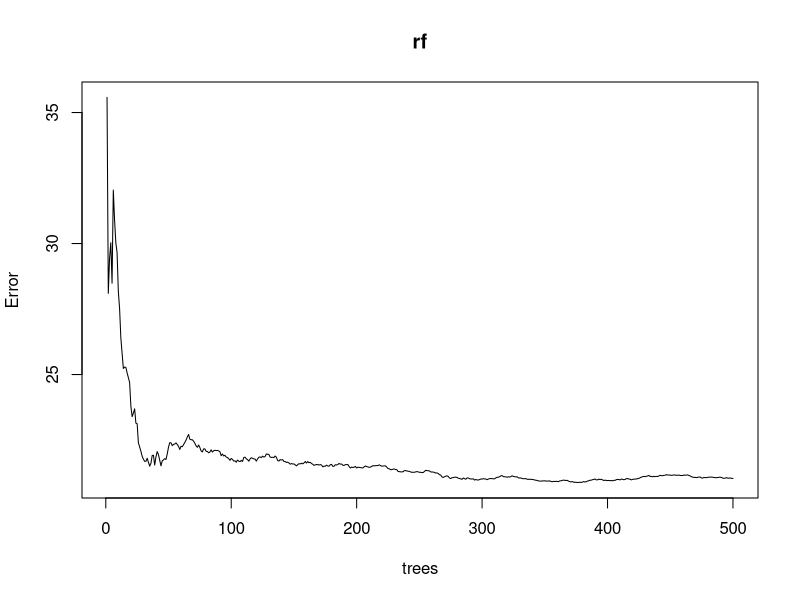
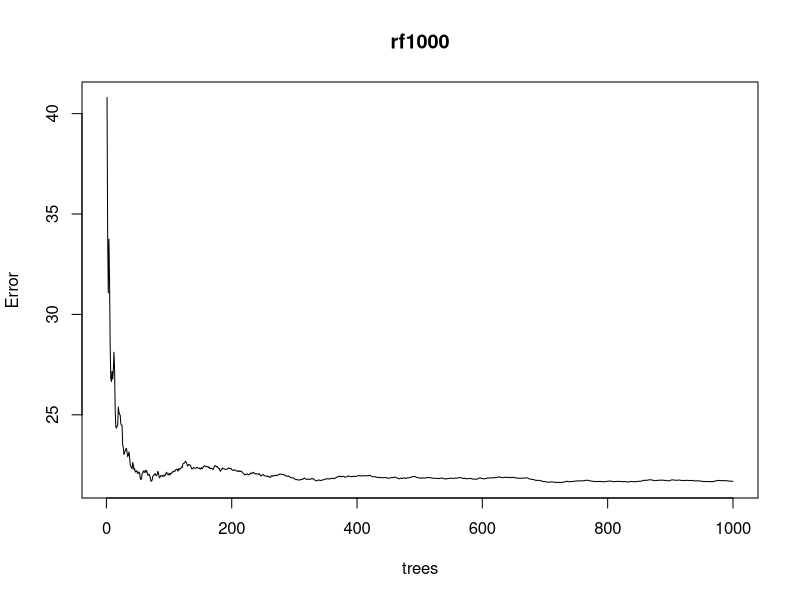
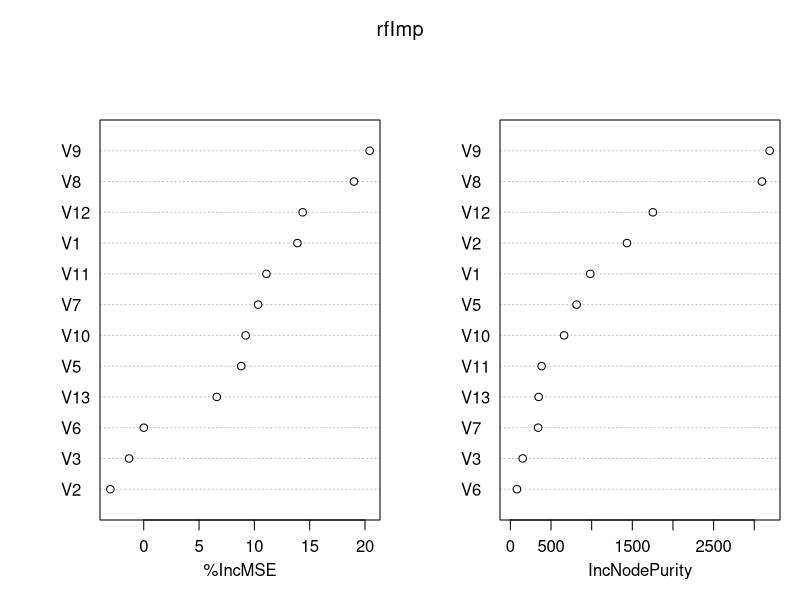
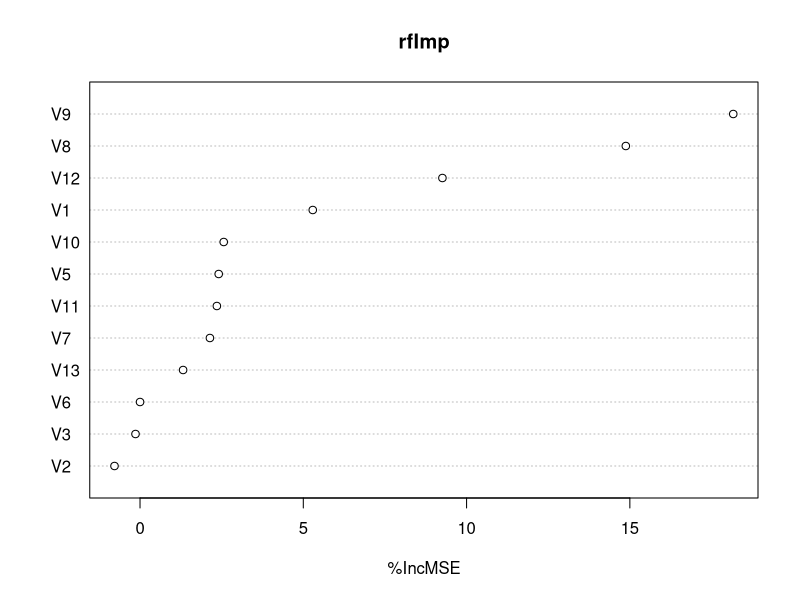
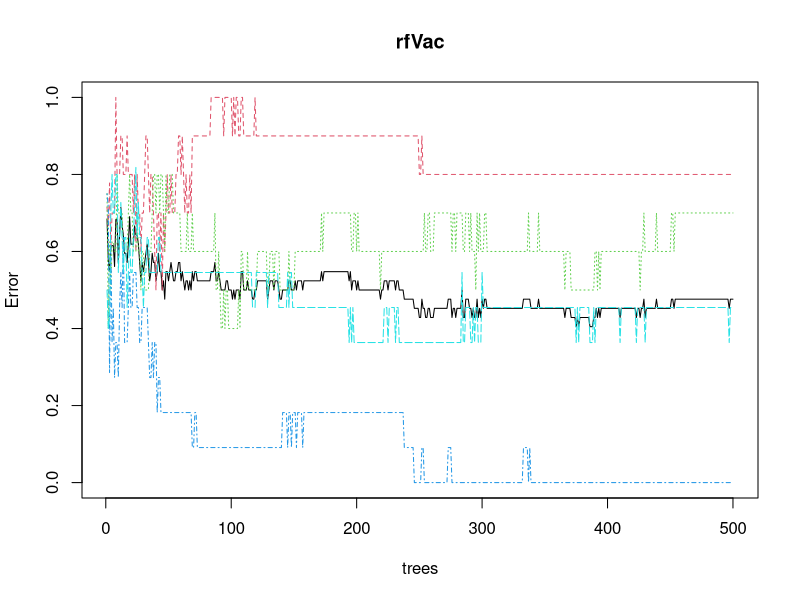
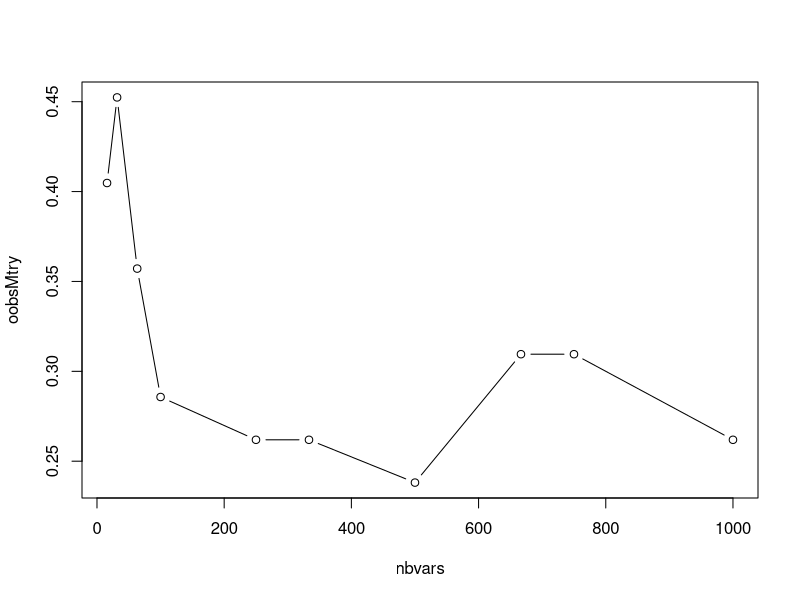
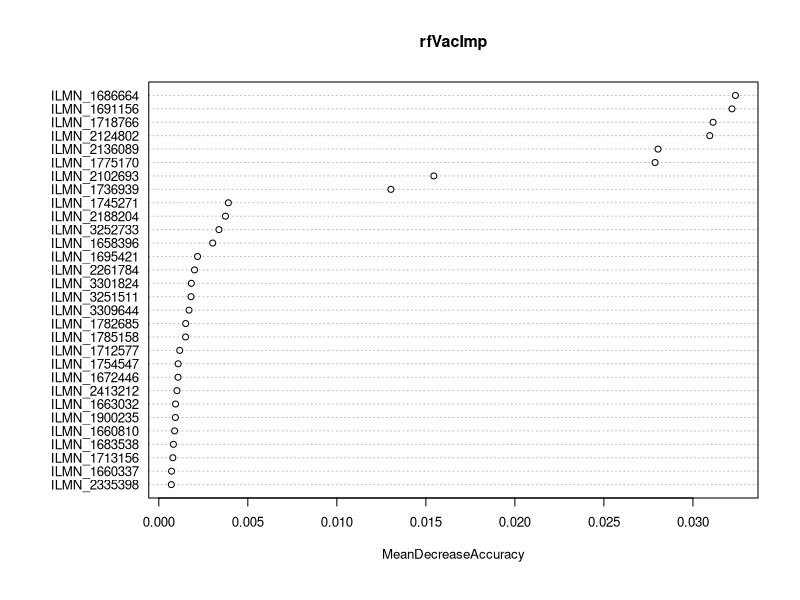

The R script that drew these images, in order:
## ---- chunk 1
data(Ozone, package = "mlbench")
# if the package is not yet installed, execute:
# install.packages("mlbench")
# str() gives the dataset structure
str(Ozone)
## ---- chunk 2
library("randomForest")
## ---- chunk 3
rf <- randomForest(V4 ~ ., data = Ozone, na.action = na.omit)
rf
plot(rf)
## ---- chunk 4
# To simplify subsequent commands, we define xOz and yOz for inputs and outputs:
OzoneComp <- na.omit(Ozone)
xOz <- OzoneComp[-4]
yOz <- OzoneComp$V4
## ---- chunk 5
# The previous plot informs us that a number of trees smaller than
# 250 is too small. Again from the plot, we see that a number of trees
# between 300 and 500 is reasonable. We can try to increase the number
# of trees and see what happens (take car of the computational time for
# this example):

rf1000 <- randomForest(xOz, yOz, ntree = 1000)
plot(rf1000)

# The OOB error is very stable when enough trees are grown, approximately
# 400 for this example. Here, we can keep the default value which is
# appropriate, and in case of large execution times we can look for
# a smaller value.
## ---- chunk 6
bag <- randomForest(xOz, yOz, mtry = ncol(xOz))
bag
## ---- chunk 7
nbvars <- 1:ncol(xOz)
oobsMtry <- sapply(nbvars, function(nbv) {
  RF <- randomForest(xOz, yOz, mtry = nbv)
  return(RF$mse[RF$ntree])})
## ---- chunk 8
# We could stabilize the error estimations by building a few forest per mtry
# value, at the price of an increasing runtime, e.g. by using:
replicate(n = 10, expr = randomForest(xOz, yOz)$mse[500])
## ---- chunk 9
rfImp <- randomForest(xOz, yOz, importance = TRUE)
varImpPlot(rfImp)
## ---- chunk 10
# To only plot the permutation-based varible importance and avoid the scaling
# of the mean decrease in accuracy by its standard deviation, use:
varImpPlot(rfImp, type = 1, scale = FALSE)
## ---- chunk 11
dumbRF <- randomForest(xOz, yOz, replace = FALSE, sampsize = nrow(xOz), mtry = ncol(xOz), ntree = 10, maxnodes = 5)
dumbRF$forest
## ---- chunk 12
# Bootstrap samples are actually not bootstrap samples: draws are made
# without replacement, and the number of observations drawn is fixed
# to the total number of observations in the dataset. So, in this
# case, all trees are built on the full original dataset.
#
# Furthermore, all variables are chosen at each node because mtry = p.
#
# Finally, the forest contains 10 identical trees made of 5 leaves.
## ---- chunk 13
vac18 <- read.csv("vac18.csv", row.names=1, stringsAsFactors = TRUE)
yVac <- vac18$stimulation
xVac <- vac18[-ncol(vac18)]
dim(xVac)
xVac[1:6, 1:6]
str(yVac)
## ---- chunk 14
rfVac <- randomForest(xVac, yVac)
rfVac
plot(rfVac)
# In classification, we get one plain line for the "global" error rate, and
# several other lines which show the per class error rate. Since there is no
# legend on the graph, one depicts which line correspond to each class by
# looking e.g. at the confusion matrix given in the preceding print result.
## ---- chunk 15
p <- ncol(xVac)
nbvars <- c(sqrt(p)/2, sqrt(p), 2*sqrt(p), p/10, p/4, p/3, p/2, 2*p/3, 3*p/4, p)
oobsMtry <- sapply(nbvars, function(nbv) {
  RF <- randomForest(xVac, yVac, mtry = nbv)
  return(RF$err.rate[RF$ntree, "OOB"])})
cbind(nbvars = floor(nbvars), oobsMtry = oobsMtry)
plot(oobsMtry ~ nbvars, type = "b")
## ---- chunk 16
rfVacImp <- randomForest(xVac, yVac, mtry = 200, ntree = 2000, importance = TRUE)
## ---- chunk 17
varImpPlot(rfVacImp, type = 1, scale = FALSE, cex = 0.8)
## ---- chunk 18
impSort <- sort(rfVacImp$importance[, "MeanDecreaseAccuracy"],
                decreasing = TRUE, index.return = TRUE)
indVars <-impSort$ix[1:15]
indVars
nameVars <- colnames(xVac[, indVars])
nameVars
